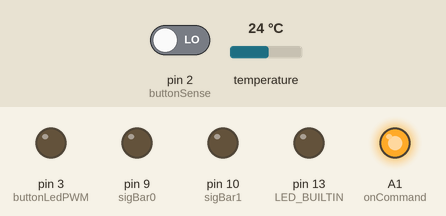
A sketch run on a simulated Arduino Uno, built with avr-gcc and run on an emulated ATmega328P. On the bench: output pins drawn as LEDs (lit = HIGH). The inputs (shaded band) are chosen by the test bench; at power-on: temperature 24 °C, pin 2 (buttonSense) LOW. The board resets itself during the run and starts again.

Above: at 0.1 s.
At 1.3 s:
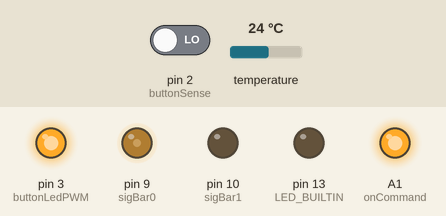
1.4 s: temperature set to 12 °C
At 21.8 s:
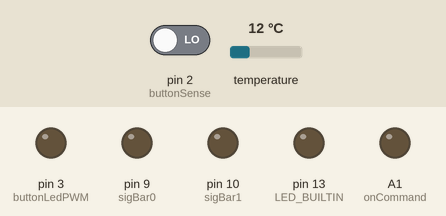
Timing chart, 0 to 22.8 s (numbered marks = the images above; inputs shaded):
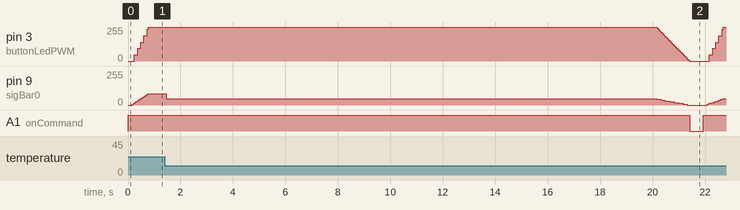

The sketch:

polifemo.ino
```cpp
// (licence header left out)
#include <avr/sfr_defs.h>
#include <avr/wdt.h>
#include <stdint.h>

#include <TaskScheduler.h>
#include <OneWire.h>
#include <DallasTemperature.h>

#include "MedianFilter.h"
#include "MovingAverage.h"

const uint8_t onCommand = A1;   // PC1 (A1 = 15)
const uint8_t buttonLedPWM = 3; // PD3, OC2B
const uint8_t buttonSense = 2;  // PD2, INT0
const uint8_t sigBar0 = 9;      // PB1, OC1A
const uint8_t sigBar1 = 10;     // PB2, OC1B
const uint8_t ds18b20 = 5;      // PD5 (OC0B)

const unsigned long totalTime = 20000;
const uint16_t refreshPeriod = 120;

const uint8_t watchDogTimeout = WDTO_500MS; //Make sure that watchDogTimeout >> refreshPeriod

const uint16_t dimUpPeriod = 5;
const uint8_t dimUpStep = 2;    //The total dimUp time is dimUpPeriod * (255 / dimUpStep)

const uint16_t dimDownPeriod = 10;
const uint8_t dimDownStep = 2;  //The total dimDown time is dimDownPeriod * (255 / dimDownStep)

/*
const uint16_t distanceMin = 20;
const uint16_t distanceMax = 765;
*/

//30 cm per step
const uint16_t distanceMin = 20;
const uint16_t distanceMax = 600;

//2 °C per step
const int16_t temperatureMin = -3 * 128;
const int16_t temperatureMax = 35 * 128;

//The maximum input value for the LED bars is 1.25V: we have to scale the maximum PWM in order to match it
const uint8_t sigBarMaxPWM = 115;

int16_t ledBrightness = 0;
bool buttonPressed = false;

OneWire oneWire(ds18b20);
DallasTemperature temperatureBus(&oneWire);
DeviceAddress temperatureAddress;

int16_t temperature = 20 * 128;  // 1/128 °C
uint16_t distance = 20;   // cm

MedianFilter<uint16_t, 3> distanceMedian(0xFFFF, distance);
MovingAverage<uint16_t, 5> distanceAverage(distance);

String rawRx = "";

//Forward declarations
void powerButtonPressed();
void displayData();
void updateAndDisplayData();
void dimUp();
void dimDown();
void powerOffSequence();

Task updateAndDisplayDataTask(refreshPeriod, TASK_FOREVER, &updateAndDisplayData);
Task dimUpTask(dimUpPeriod, TASK_FOREVER, &dimUp);
Task dimDownTask(dimDownPeriod, TASK_FOREVER, &dimDown);
Task powerOffSequenceTask(totalTime, TASK_ONCE, &powerOffSequence);

Scheduler runner;

//Disable the watchdog as soon as possible (we don't want the watchdog during the initialization phase)
//see http://www.nongnu.org/avr-libc/user-manual/group__avr__watchdog.html
void get_mcusr(void) __attribute__((naked)) __attribute__((section(".init3")));
void get_mcusr(void)
{
  MCUSR = 0;
  wdt_disable();
}

void setup() {
  //Set the direction and the default value of all the pins
  pinMode(onCommand, OUTPUT);
  digitalWrite(onCommand, HIGH);

  pinMode(buttonLedPWM, OUTPUT);
  analogWrite(buttonLedPWM, ledBrightness);

  pinMode(buttonSense, INPUT);
  //Not optimal: if the user keeps the button pressed the interrupt is fired only once (but who cares??)
  attachInterrupt(digitalPinToInterrupt(buttonSense), powerButtonPressed, CHANGE);

  pinMode(sigBar0, OUTPUT);
  pinMode(sigBar1, OUTPUT);

  displayData();

  //We're throwing the sigBarN outputs in a 1st order LPF, therefore the higher the frequency of the PWM, the more stable the response
  //Here's we're setting the prescaler equal to 1 and the Fast-PWM mode (PWM frequency = 43.2 kHz)
  //This interferes with the Servo library
  TCCR1B |= _BV(CS10) | _BV(WGM12);
  TCCR1B &= ~( _BV(CS11) | _BV(CS12) );

  Serial.begin(9600);

  temperatureBus.begin();
  if (temperatureBus.getAddress(temperatureAddress, 0))
  {
    temperatureBus.setWaitForConversion(false);
    temperatureBus.setResolution(9);
    temperatureBus.requestTemperatures();
  }

  pinMode(LED_BUILTIN, OUTPUT);
  delay(100); //Now both the measurements should be ready

  runner.addTask(updateAndDisplayDataTask);
  runner.addTask(dimUpTask);
  runner.addTask(dimDownTask);
  runner.addTask(powerOffSequenceTask);

  updateAndDisplayDataTask.enableDelayed();
  dimUpTask.enableDelayed();
  powerOffSequenceTask.enableDelayed();

  wdt_reset();
  wdt_enable(watchDogTimeout);  //Enable the watchdog; see dimDown
}

void loop() {
  runner.execute();

  if (buttonPressed) {
    buttonPressed = false;
    powerOffSequenceTask.restartDelayed();  //Restart the poweroff timer
    dimDownTask.disable();                  //Remove an eventual dimDown

    if (ledBrightness != 255)
      dimUpTask.enableDelayed();  //Increase the LED's brightness if they're not at 100%
    }
}

void powerButtonPressed() {
  buttonPressed = true;
}

void updateAndDisplayData() {
  static String rawRx;
  int8_t start;
  int8_t end;
  char buffer[65];
  int16_t rawTemperature;

  wdt_reset();

  //Temperature
  rawTemperature = temperatureBus.getTemp(temperatureAddress);
  if (rawTemperature > DEVICE_DISCONNECTED_RAW)
    temperature = constrain(rawTemperature, temperatureMin, temperatureMax);

  temperatureBus.requestTemperaturesByAddress(temperatureAddress);

  //Distance
  end = Serial.available();
  Serial.readBytes(buffer, end);
  buffer[end] = '\0';

  rawRx += buffer;
  end = rawRx.lastIndexOf('\r');

  if (end > 0) {
    start = rawRx.lastIndexOf('R', end);

    if (start >= 0) {
      uint16_t unfilteredDistance = rawRx.substring(start + 1, end).toInt();

      if (unfilteredDistance != 0) {
        distance = distanceAverage.filter(distanceMedian.filter(constrain(unfilteredDistance, distanceMin, distanceMax)));
      }

      rawRx.remove(0, end + 1); //Throw away older data
    }
  }

  displayData();

  wdt_reset();
}

void displayData() {
  static const uint8_t sigBarStep = sigBarMaxPWM / 19;
  static const uint8_t sigBarStep_2 = sigBarStep / 2;

  uint8_t value;

  //Find the maximum PWM value, a combination of ledBrightness (0->255) and sigBarMaxPWM(0->255)
  //For an explaination of that "+ 1" see this link http://forum.arduino.cc/index.php/topic,46546.0.html
  const uint8_t maxPWM = map(ledBrightness, 0, 255 + 1, 0, sigBarMaxPWM + 1);

  //Then map the distance (distanceMin->distanceMax) to the new PWM range(0->maxPWM)
  value = map(distance, distanceMin, distanceMax + 1, 0, maxPWM + 1);

  //Then approximate the final value to one of the 20 steps
  value = (value + sigBarStep_2) / sigBarStep * sigBarStep;
  analogWrite(sigBar1, value);

  value =  map(temperature, temperatureMin, temperatureMax + 1, 0, maxPWM + 1);
  value = (value + sigBarStep_2) / sigBarStep * sigBarStep;
  analogWrite(sigBar0, value);
}

void dimUp() {
  ledBrightness = constrain(ledBrightness + dimUpStep, 0, 255);
  analogWrite(buttonLedPWM, ledBrightness);
  displayData();

  if (ledBrightness == 255) //Maximum brightness reached
    dimUpTask.disable();
}

void dimDown() {
  ledBrightness = constrain(ledBrightness - dimDownStep, 0, 255);
  analogWrite(buttonLedPWM, ledBrightness);
  displayData();

  if (ledBrightness == 0) { //Minimum brightness reached
    digitalWrite(onCommand, LOW); //Power off everything

    wdt_reset();
    while(true) {
      //Force a watchdog timeout if the AVR is still on after watchDogTimeout
      //This is to prevent dead-lock situations that can occur if the user press the button exactly
      //after digitalWrite(onCommand, LOW), as the capacitors keep the AVR powered for a while
    }
  }
}

void powerOffSequence() {
  dimDownTask.enableDelayed();  //Start the "dimDown" countdown
}
```

Filter.h
```cpp
// (licence header left out)
#ifndef FILTER_H
#define FILTER_H

template <typename T> class Filter
{
public:
  virtual T filter(T value) = 0;
};

#endif
```

MedianFilter.h
```cpp
// (licence header left out)
#ifndef MEDIANFILTER_H
#define MEDIANFILTER_H

#include <stdint.h>

#include "Filter.h"

template <typename T, uint8_t filterSize> class MedianFilter
{
protected:
  const T maxValue;
	T values[filterSize];
	uint8_t lastIndex;

public:
  //Arduino doesn't include numeric_limits<T>::max(), therefore
  //we have to use this hack
	inline MedianFilter (T maxValue, T startValue = T()) :
	    maxValue(maxValue), lastIndex(filterSize - 1)
	{
		for (uint8_t i = 0; i < filterSize; i++)
		    values[i] = startValue;
	}

	inline T filter (T value)
	{
		T valuesCopy[filterSize];
		uint8_t minValueIndex = 0;

		values[lastIndex] = value;
		lastIndex = (lastIndex + filterSize - 1) % filterSize;

		for(uint8_t i = 0; i < filterSize; i++)
		    valuesCopy[i] = values[i];

		for(uint8_t i = 0; i < filterSize / 2 + 1; i++)
		{
			for(uint8_t j = 0; j < filterSize; j++)
			{
				if(valuesCopy[j] < valuesCopy[minValueIndex])
					minValueIndex = j;
			}
    	valuesCopy[minValueIndex] = maxValue;
		}

		return values[minValueIndex];
	}
};

#endif
```

MovingAverage.h
```cpp
// (licence header left out)
#ifndef MOVINGAVERAGE_H
#define MOVINGAVERAGE_H

#include <stdint.h>

#include "Filter.h"

template <typename T, uint8_t filterSize>
class MovingAverage : public Filter<T>
{
protected:
	T values[filterSize];
	uint8_t index;

public:
	inline MovingAverage (T startValue = T()) :
	    index(0)
	{
		for (uint8_t i = 0; i < filterSize; i++)
		    values[i] = startValue;
	}

	inline T filter (T value)
	{
	  T sum = 0;

		values[index] = value;
		index = (index + 1) % filterSize;

		for(uint8_t i = 0; i < filterSize; i++)
		    sum += values[i];

		return sum / filterSize;
	}
};

#endif
```
